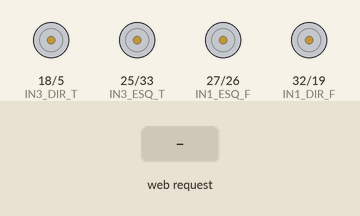
Recording of a program running on a simulated ESP32. On the bench: motor-driver pin pairs drawn as motors (green arrow = first pin HIGH = forward, orange = second pin HIGH = backward, longer = more drive). The inputs (shaded band) are chosen by the test bench. WiFi joins after 1.5 s; servers stay silent unless stated; what the program prints to the serial monitor is not drawn.

Above: at 2.7 s.
2.8 s: HTTP request GET /api/rota/b_ida received
At 5.0 s:
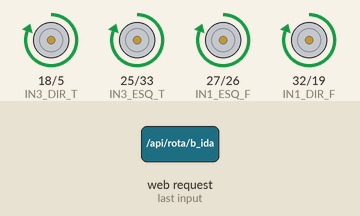
5.4 s: HTTP request GET /api/rota/a_volta received
At 6.1 s:
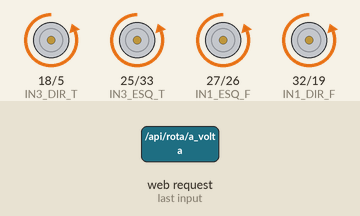
6.9 s: HTTP request GET /api/rota/a_ida received
At 7.2 s:
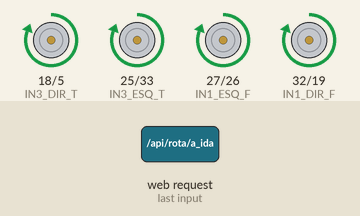
8.4 s: HTTP request GET /api/rota/b_volta received
At 14.3 s:
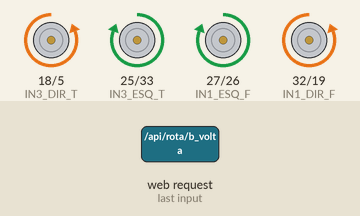
Timing chart, 0 to 15.2 s (numbered marks = the images above; inputs shaded):
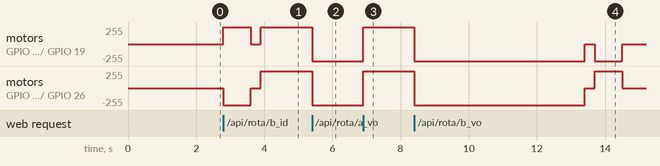

The program:

main.cpp
```cpp
#include <Arduino.h>
#include <WiFi.h>
#include <WebServer.h>

// ===============================
// CONFIGURAÇÃO WI-FI (MODO STA)
// ===============================
const char* ssid = "Barbara Rodrigues's A52s";        // <-- altere
const char* password = "trfg3246";  // <-- altere

WebServer server(80);

// ===============================
// VARIÁVEIS DE ESTADO
// ===============================
String estadoRota = "parado";   // "andando", "chegou", "parado"

// ===============================
// PINAGEM
// ===============================
#define IN1_ESQ_F 27
#define IN2_ESQ_F 26
#define IN3_ESQ_T 25
#define IN4_ESQ_T 33

#define IN1_DIR_F 32
#define IN2_DIR_F 19
#define IN3_DIR_T 18
#define IN4_DIR_T 5

// ===============================
// FUNÇÕES DE MOVIMENTO
// ===============================
void parar() {
  digitalWrite(IN1_ESQ_F, LOW);
  digitalWrite(IN2_ESQ_F, LOW);
  digitalWrite(IN3_ESQ_T, LOW);
  digitalWrite(IN4_ESQ_T, LOW);
  digitalWrite(IN1_DIR_F, LOW);
  digitalWrite(IN2_DIR_F, LOW);
  digitalWrite(IN3_DIR_T, LOW);
  digitalWrite(IN4_DIR_T, LOW);
}

void frente() {
  digitalWrite(IN1_ESQ_F, HIGH); digitalWrite(IN2_ESQ_F, LOW);
  digitalWrite(IN3_ESQ_T, HIGH); digitalWrite(IN4_ESQ_T, LOW);

  digitalWrite(IN1_DIR_F, HIGH); digitalWrite(IN2_DIR_F, LOW);
  digitalWrite(IN3_DIR_T, HIGH); digitalWrite(IN4_DIR_T, LOW);
}

void tras() {
  digitalWrite(IN1_ESQ_F, LOW); digitalWrite(IN2_ESQ_F, HIGH);
  digitalWrite(IN3_ESQ_T, LOW); digitalWrite(IN4_ESQ_T, HIGH);

  digitalWrite(IN1_DIR_F, LOW); digitalWrite(IN2_DIR_F, HIGH);
  digitalWrite(IN3_DIR_T, LOW); digitalWrite(IN4_DIR_T, HIGH);
}

void direita() {
  digitalWrite(IN1_ESQ_F, HIGH); digitalWrite(IN2_ESQ_F, LOW);
  digitalWrite(IN3_ESQ_T, HIGH); digitalWrite(IN4_ESQ_T, LOW);

  digitalWrite(IN1_DIR_F, LOW); digitalWrite(IN2_DIR_F, HIGH);
  digitalWrite(IN3_DIR_T, LOW); digitalWrite(IN4_DIR_T, HIGH);
}

void esquerda() {
  digitalWrite(IN1_ESQ_F, LOW); digitalWrite(IN2_ESQ_F, HIGH);
  digitalWrite(IN3_ESQ_T, LOW); digitalWrite(IN4_ESQ_T, HIGH);

  digitalWrite(IN1_DIR_F, HIGH); digitalWrite(IN2_DIR_F, LOW);
  digitalWrite(IN3_DIR_T, HIGH); digitalWrite(IN4_DIR_T, LOW);
}

// ===============================
// ESTRUTURA DE PASSO
// ===============================
struct Passo {
  void (*movimento)();
  unsigned long duracao;
};

Passo rotaAtual[10];
int totalPassos = 0;
int passoAtual = 0;
unsigned long inicioPasso = 0;

// ===============================
// ROTAS
// ===============================
void iniciarRota(Passo passos[], int tamanho) {
  memcpy(rotaAtual, passos, sizeof(Passo) * tamanho);
  totalPassos = tamanho;

  passoAtual = 0;
  inicioPasso = millis();
  estadoRota = "andando";

  rotaAtual[0].movimento();
}

// ROTA A (IDA: frente 5s → parar)
Passo rotaA_ida[] = {
  {frente, 5000},
  {parar, 500},
};

// ROTA A (VOLTA: trás 5s → parar)
Passo rotaA_volta[] = {
  {tras, 5000},
  {parar, 500},
};

// ROTA B (IDA: esquerda → frente 5s → parar)
Passo rotaB_ida[] = {
  {esquerda, 800},
  {parar, 300},
  {frente, 5000},
  {parar, 500},
};

// ROTA B (VOLTA: trás 5s → direita → parar)
Passo rotaB_volta[] = {
  {tras, 5000},
  {parar, 300},
  {direita, 800},
  {parar, 500},
};

// ===============================
// LOOP NÃO BLOQUEANTE
// ===============================
void loopRota() {
  if (estadoRota != "andando") return;

  if (millis() - inicioPasso >= rotaAtual[passoAtual].duracao) {

    passoAtual++;

    if (passoAtual >= totalPassos) {
      parar();
      estadoRota = "chegou";
      return;
    }

    inicioPasso = millis();
    rotaAtual[passoAtual].movimento();
  }
}

// ===============================
// ENDPOINTS
// ===============================
void executarAIda() {
  iniciarRota(rotaA_ida, 2);
  server.send(200, "text/plain", "OK");
}

void executarAVolta() {
  iniciarRota(rotaA_volta, 2);
  server.send(200, "text/plain", "OK");
}

void executarBIda() {
  iniciarRota(rotaB_ida, 4);
  server.send(200, "text/plain", "OK");
}

void executarBVolta() {
  iniciarRota(rotaB_volta, 4);
  server.send(200, "text/plain", "OK");
}

void executarParar() {
  parar();
  estadoRota = "parado";
  server.send(200, "text/plain", "OK");
}

void statusRota() {
  String json = "{\"estado\":\"" + estadoRota + "\"}";
  server.send(200, "application/json", json);
}

// ===============================
// SETUP
// ===============================
void setup() {
  Serial.begin(115200);

  pinMode(IN1_ESQ_F, OUTPUT);
  pinMode(IN2_ESQ_F, OUTPUT);
  pinMode(IN3_ESQ_T, OUTPUT);
  pinMode(IN4_ESQ_T, OUTPUT);

  pinMode(IN1_DIR_F, OUTPUT);
  pinMode(IN2_DIR_F, OUTPUT);
  pinMode(IN3_DIR_T, OUTPUT);
  pinMode(IN4_DIR_T, OUTPUT);

  parar();

  Serial.println("Conectando ao Wi-Fi...");
  WiFi.begin(ssid, password);

  while (WiFi.status() != WL_CONNECTED) {
    delay(500);
    Serial.print(".");
  }

  Serial.println("");
  Serial.print("Conectado! IP do robô: ");
  Serial.println(WiFi.localIP());

  server.on("/api/rota/a_ida", executarAIda);
  server.on("/api/rota/a_volta", executarAVolta);

  server.on("/api/rota/b_ida", executarBIda);
  server.on("/api/rota/b_volta", executarBVolta);

  server.on("/api/parar", executarParar);
  server.on("/api/status_rota", statusRota);

  server.begin();
}

// ===============================
// LOOP
// ===============================
void loop() {
  server.handleClient();
  loopRota();
}
```

Measured:
- after the input at 2.8 s, motor on GPIO 18 (IN3_DIR_T) / GPIO 5 (IN4_DIR_T): stopped → forward 255/255 at once, → stopped 0.80 s later, → forward 255/255 0.30 s later; motor on GPIO 25 (IN3_ESQ_T) / GPIO 33 (IN4_ESQ_T): stopped → backward 255/255 at once, → stopped 0.80 s later, → forward 255/255 0.30 s later
- after the input at 5.4 s, motor on GPIO 18 (IN3_DIR_T) / GPIO 5 (IN4_DIR_T), motor on GPIO 25 (IN3_ESQ_T) / GPIO 33 (IN4_ESQ_T), motor on GPIO 27 (IN1_ESQ_F) / GPIO 26 (IN2_ESQ_F), motor on GPIO 32 (IN1_DIR_F) / GPIO 19 (IN2_DIR_F): forward 255/255 → backward 255/255 at once
- after the input at 6.9 s, motor on GPIO 18 (IN3_DIR_T) / GPIO 5 (IN4_DIR_T), motor on GPIO 25 (IN3_ESQ_T) / GPIO 33 (IN4_ESQ_T), motor on GPIO 27 (IN1_ESQ_F) / GPIO 26 (IN2_ESQ_F), motor on GPIO 32 (IN1_DIR_F) / GPIO 19 (IN2_DIR_F): backward 255/255 → forward 255/255 at once
